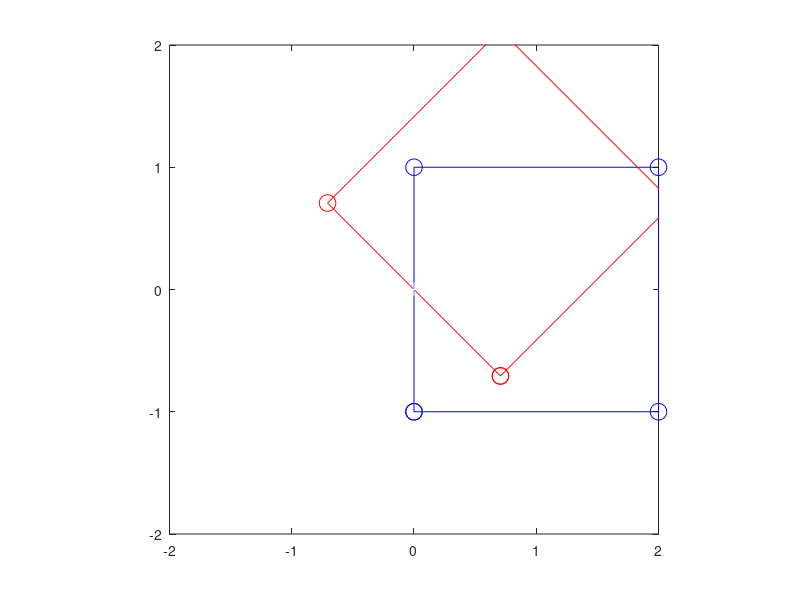
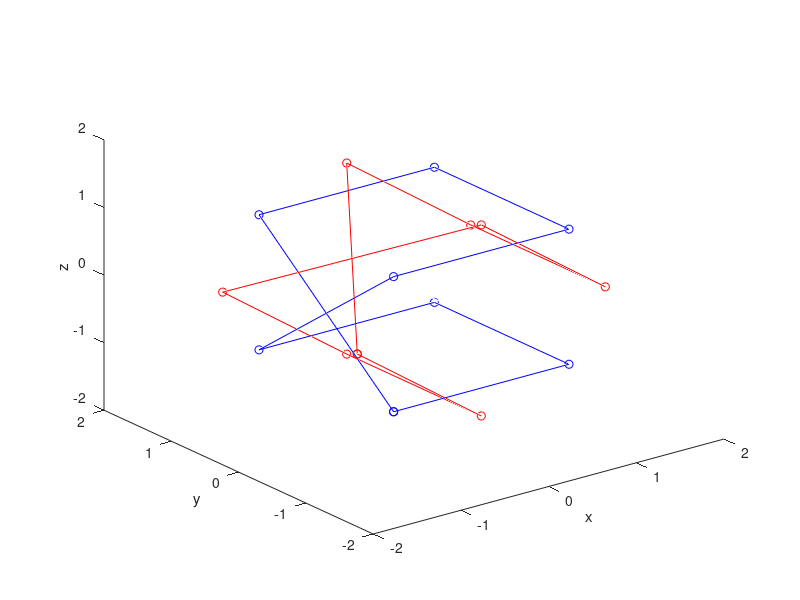

These figures' MATLAB source, in order:
clc; clear all; close all

theta = pi/4
R2D = [cos(theta), -sin(theta); sin(theta) cos(theta)]

przes = [1, 0];
P2D = [-1, -1;
    1, -1;
    1, 1;
    -1, 1;
    -1, -1 ];

P2D = P2D + przes

figure();
plot(P2D(:, 1), P2D(:, 2), "bo-", "MarkerSize", 12)
xlim([-2, 2])
ylim([-2, 2])
axis square
hold on;

obroconeP = (R2D * P2D')';

plot(obroconeP(:, 1), obroconeP(:, 2), "ro-", "MarkerSize", 12)
plot(0, 0, "w+", "MarkerSize", 10)


%% 3D
figure();

R3Dz = [cos(theta), -sin(theta), 0;
      sin(theta), cos(theta), 0;
      0, 0, 1];

R3Dx = [1, 0, 0;
        0, cos(theta), -sin(theta);
        0, sin(theta), cos(theta)];

R3Dy = [cos(theta), 0, sin(theta);
        0, 1, 0;
        -sin(theta), 0, cos(theta)];

P3D = [-1, -1, -1; 
        1, -1, -1; 
        1,  1, -1; 
       -1,  1, -1;
       -1, -1,  1;
        1, -1,  1;
        1,  1,  1;
       -1,  1,  1;
       -1, -1, -1;];

plot3(P3D(:, 1), P3D(:, 2), P3D(:, 3), "bo-");
xlim([[-2, 2]]);
ylim([[-2, 2]]);
zlim([[-2, 2]]);
hold on;

obrP3D = (R3Dy * P3D')'

plot3(obrP3D(:, 1), obrP3D(:, 2), obrP3D(:, 3), "ro-");
xlim([[-2, 2]]);
ylim([[-2, 2]]);
zlim([[-2, 2]]);
xlabel("x");
ylabel("y");
zlabel("z");

plot3([0,0], [-2,2], [0,0], "w-");